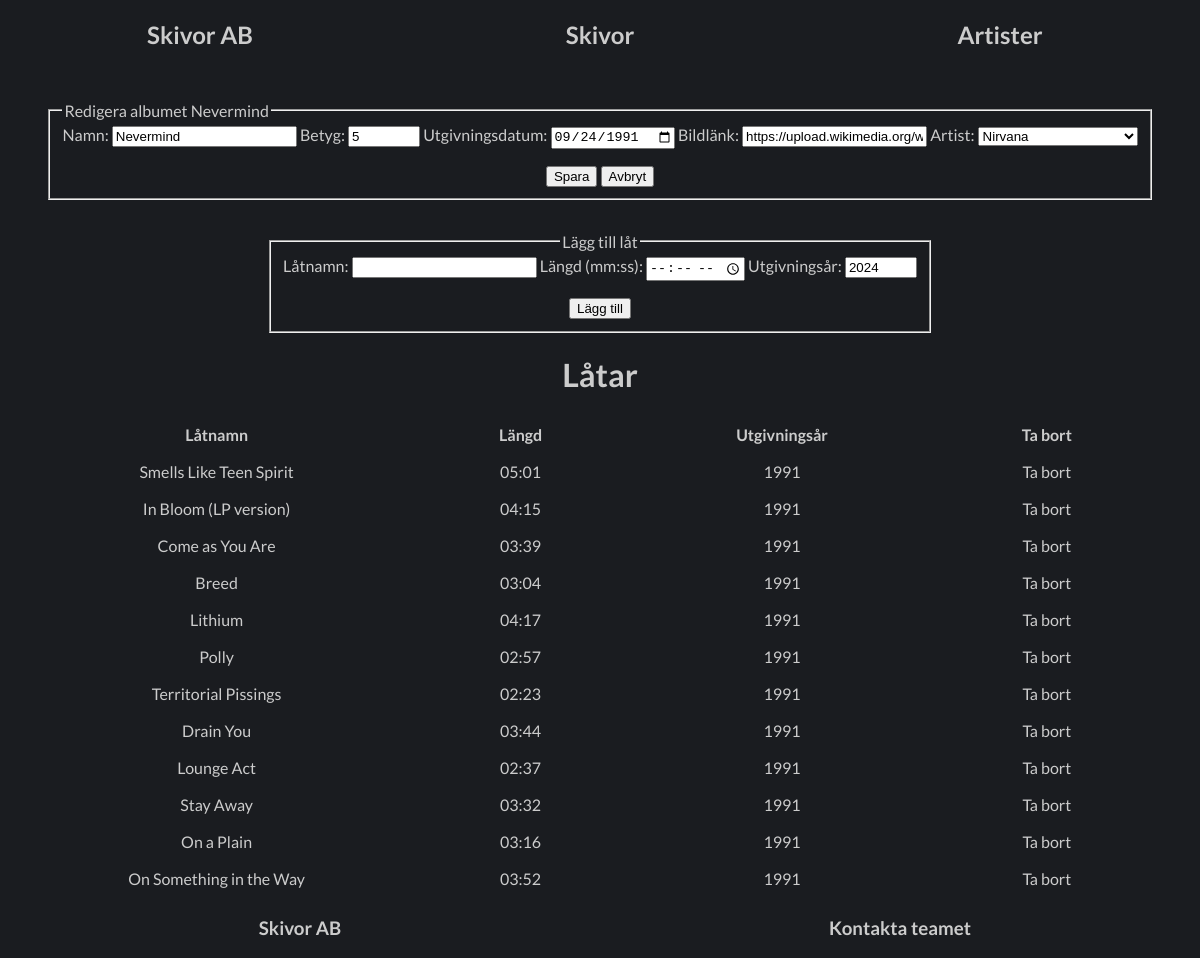
The page /change.php?action=modify&item=albums&id=2 on the database as committed earlier.
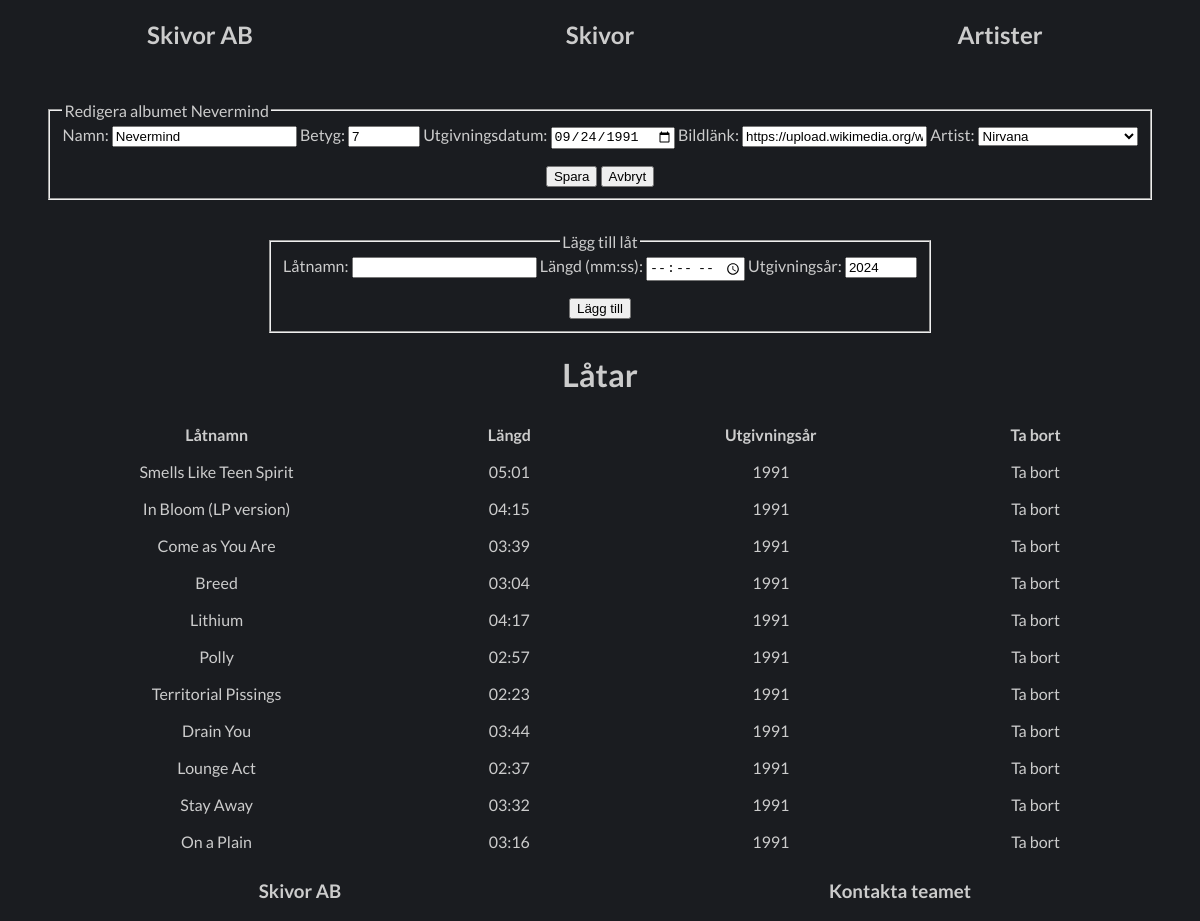
The same page on the database as committed later.
### tables this page shows
CREATE TABLE IF NOT EXISTS `albums` (
  `id` int(11) NOT NULL AUTO_INCREMENT,
  `artist_id` int(11) NOT NULL DEFAULT 0,
  `name` varchar(50) NOT NULL DEFAULT '0',
  `rating` tinyint(5) NOT NULL DEFAULT 0,
  `release_date` date NOT NULL,
  `img` varchar(100) DEFAULT NULL,
  `import_date` datetime NOT NULL DEFAULT current_timestamp(),
  PRIMARY KEY (`id`)
);

CREATE TABLE IF NOT EXISTS `songs` (
  `id` int(11) NOT NULL AUTO_INCREMENT,
  `album_id` int(11) NOT NULL DEFAULT 0,
  `artist_id` int(11) NOT NULL DEFAULT 0,
  `name` varchar(50) NOT NULL DEFAULT '0',
  `duration` time NOT NULL DEFAULT '00:00:00',
  `release_year` year(4) NOT NULL,
  PRIMARY KEY (`id`)
);

### change.php (called while the page is built, shortened)
<?php
include_once("modules/navbar.php");
require_once "functions/functions.php";
if ($_GET) {
  if ($_GET["action"] == "modify") {
    include_once("modules/modify.php");
  }
}
include_once("modules/footer.php");
?>

### functions/functions.php (called while the page is built, shortened)
<?php
function sanitize(array $getOrPost): array
{
  return array_map('strip_tags', $getOrPost);
}
function getData(string $sql, array $args = NULL): array
{
  try {
    $pdo = connectToDb();
  } catch (PDOException $e) {
    die("Fel: " . $e->getMessage());
  }
  $stmt = $pdo->prepare($sql);
  $stmt->execute($args);
  $res = $stmt->fetchAll();
  return $res;
}
function getSongs(int $id, string $item = "albums"): array
{
  $foreignKey = rtrim($item, 's') . "_id";
  $sql = "SELECT id, name, duration, release_year FROM songs WHERE " . $foreignKey . " = :id";
  $args = ["id" => $id];
  return getData($sql, $args);
}

### modules/modifyAlbum.php (the view, shortened to what this page needs)
<div class="edit_album_content">
  <div class="form_wrapper">
    <form action="" method="post">
      <fieldset class="editing">
        <legend>
          Redigera albumet <?php echo $result["name"]; ?>
        </legend>
        <div class="values">
          <label for="name">Namn:</label>
          <input type="text" name="name" id="name" value="<?php echo $result["name"]; ?>" required>
          <label for="rating">Betyg:</label>
          <input type="number" name="rating" id="rating" max="10" min="1" step="0.1" value="<?php echo $result["rating"]; ?>" required>
          <label for="release_date">Utgivningsdatum:</label>
          <input type="date" name="release_date" id="release_date" value="<?php echo $result["release_date"]; ?>" required>
          <label for="img">Bildlänk:</label>
          <input type="url" name="img" id="img" value="<?php echo $result["img"]; ?>">
          <label for="artist_id">Artist:</label>
          <select name="artist_id" id="artist_id" required>
            <?php
            foreach ($artists as $artist) {
              if ($artist["id"] == $result["artist_id"]) {
                echo "<option selected value=" . $artist["id"] . ">" . $artist["name"] . "</option>";
              } else {
                echo "<option value=" . $artist["id"] . ">" . $artist["name"] . "</option>";
              }
            }
            ?>
          </select>
        </div>
        <div class="answers">
          <input type="submit" name="answer" value="Spara">
          <input type="submit" name="answer" value="Avbryt">
        </div>
      </fieldset>
    </form>
  </div>
  <div class="songs_wrapper info">
    <form action="" method="post">
      <fieldset class="editing">
        <legend>Lägg till låt</legend>
        <div class="values">
          <label for="name">Låtnamn:</label>
          <input type="text" name="name" id="name" required>
          <label for="duration">Längd (mm:ss):</label>
          <input type="time" name="duration" id="duration" min="00:01" required>
          <label for="release_year">Utgivningsår:</label>
          <input type="number" min="1901" max="<?php echo date("Y"); ?>" step="1" value="<?php echo date("Y"); ?>" maxlength="4" name="release_year" required>
        </div>
        <div class="answers">
          <button type="submit" name="answer" value="Lägg till">Lägg till</button>
        </div>
      </fieldset>
    </form>
    <h1>Låtar</h1>
    <table>
      <tr>
        <th>Låtnamn</th>
        <th>Längd</th>
        <th>Utgivningsår</th>
        <th>Ta bort</th>
      </tr>
      <?php
      $songs = getSongs($result["id"]);
      if (count($songs) > 0) {
        foreach ($songs as $song) {
          echo "<tr>";
          echo "<td>" . $song["name"] . "</td>";
          echo "<td>" . substr($song["duration"], 3) . "</td>";
          echo "<td>" . $song["release_year"] . "</td>";
          echo "<td><a href='change.php?action=delete&item=songs&id=" . $song["id"] . "&album=" . $result["id"] . "'>Ta bort</a></td>";
          echo "</tr>";
        }
      } else {
        echo "<tr>";
        for ($i = 0; $i < 4; $i++) {
          echo "<td>Albumet är tomt!!</td>";
        }
        echo "</tr>";
      }
      ?>
    </table>
  </div>
</div>

### modules/navbar.php (shortened to what this page needs)
<!DOCTYPE html>
<html lang="en">
<head>
  <link rel="stylesheet" href="style.css">
</head>
<body>
  <nav>
    <?php
    require_once __DIR__ . "/../functions/functions.php";
    $pages = array(
      "Skivor AB" => "index.php",
      "Skivor" => "albums.php",
      "Artister" => "artists.php"
    );
    $active = basename($_SERVER['PHP_SELF']);
    foreach ($pages as $titel => $url) {
      if ($active === $url) {
        echo "<a href=" . $url . " class='active_nav'><h1>" . $titel . "</h1></a>";
      } else {
        echo "<a href=" . $url . "><h1>" . $titel . "</h1></a>";
      }
    }
    ?>
  </nav>

### modules/modify.php (shortened to what this page needs)
<?php
if ($_GET) {
  $safeGet = sanitize($_GET);
  $sql = "SELECT * from " . $safeGet["item"] . " WHERE id = :id";
  $arg = ["id" => $safeGet["id"]];
  $result = getData($sql, $arg)[0];
  if ($safeGet["item"] == "albums") {
    $sql = "SELECT * FROM artist_names";
    $artists = getData($sql);
    include_once("modules/modifyAlbum.php");
  }
}

### modules/footer.php
<footer>
  <h3>Skivor AB</h3>
  <a href="">
    <h3>Kontakta teamet</h3>
  </a>
</footer>
</body>
</html>

### style.css (style rules this page uses)
* { box-sizing: border-box; }
body { background-color: #1a1c20; color: #ccc; margin: 0; height: 100dvh; display: grid; grid-template-rows: auto 1fr auto; font-family: "Lato", sans-serif; }
a { text-decoration: none; text-align: center; color: #ccc; }
nav { display: grid; grid-template-columns: repeat(3, 1fr); }
footer { display: grid; grid-template-columns: repeat(2, 1fr); justify-items: center; align-items: center; }
.info { text-align: center; }
td, th { padding: 0.5rem; padding-right: 6rem; padding-left: 6rem; }
select { width: 10rem; }
.form_wrapper, .dropdown_wrapper { display: flex; align-items: center; justify-content: center; padding: 2rem; }
.editing { display: grid; grid-template-rows: repeat(2, 1fr); row-gap: 1rem; }
.answers { justify-self: center; }
.songs_wrapper { display: flex; flex-direction: column; align-items: center; }

Rows that differ between the two databases and show on the page:
removed songs: name "On Something in the Way", duration "03:52", release_year "1991"
changed albums "Nevermind": rating "5" → "7"
